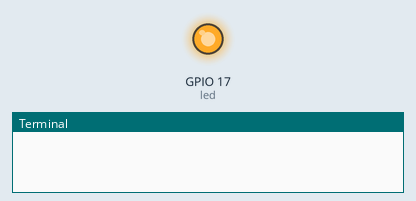
Bench run of a program on a simulated Raspberry Pi (BCM pin numbers). On the bench: output pins drawn as LEDs (lit = HIGH), the last lines printed to the terminal. At 20.0 s the program stops and its outputs stay as they are.

Above: at 0.1 s.
At 19.1 s:
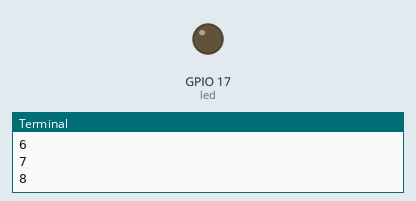
Timing chart, 0 to 20.6 s (numbered marks = the images above):
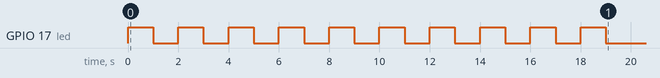

The program:

gpiozero_test.py
```python
#https://www.raspberrypi.com/documentation/computers/os.html#introduction
from gpiozero import LED
from time import sleep

led = LED(17)

# while True:
    # led.on()
    # sleep(1)
    # led.off()
    # sleep(1)

for i in range(10):
    led.on()
    sleep(1)
    led.off()
    sleep(1)
    print(i)
```
